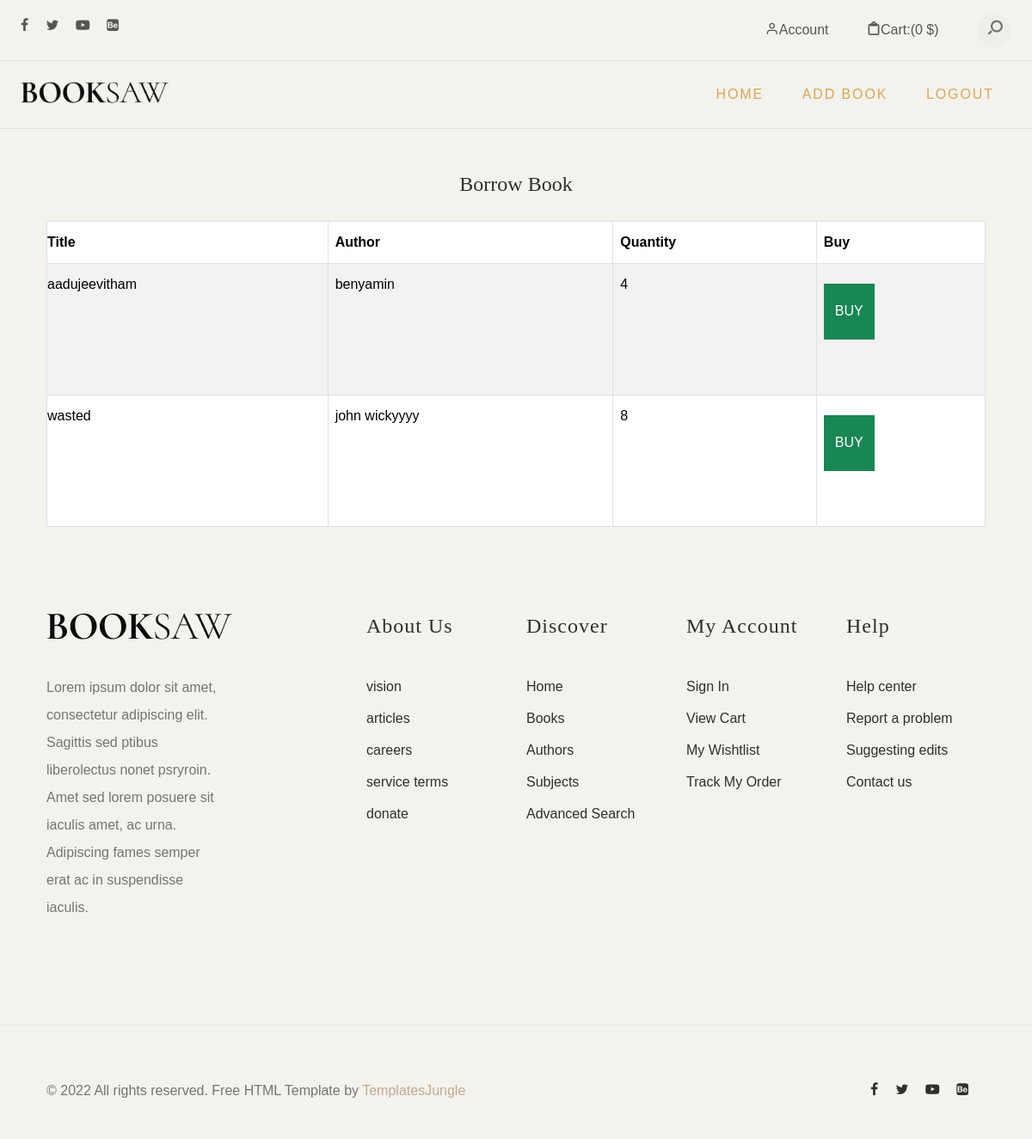
/borrow_book/, run on the app's committed database.
### book/models.py (models this page shows, shortened)
class Book(models.Model):
    title = models.CharField(max_length=255)
    author = models.CharField(max_length=255)
    quantity = models.PositiveIntegerField()

### book/views.py (the view, shortened to what this page needs)
# urls.py: path('borrow_book/', views.borrow_book, name='borrow_book'),
def borrow_book(request):
    books = Book.objects.all()
    return render(request, 'borrow_book.html', {'books': books})

### templates/borrow_book.html (shortened to what this page needs)
<!DOCTYPE html>
<html lang="en">
<head>
	<link href="https://cdn.jsdelivr.net/npm/bootstrap@5.3.1/dist/css/bootstrap.min.css" rel="stylesheet"
>
	<link rel="stylesheet" type="text/css" href="../static/css/normalize.css">
	<link rel="stylesheet" type="text/css" href="../static/icomoon/icomoon.css">
	<link rel="stylesheet" type="text/css" href="../static/css/vendor.css">
	<link rel="stylesheet" type="text/css" href="../static/style.css">
</head>
<body data-bs-spy="scroll" data-bs-target="#header" tabindex="0">
	<div id="header-wrap">
		<div class="top-content">
			<div class="container-fluid">
				<div class="row">
					<div class="col-md-6">
						<div class="social-links">
							<ul>
								<li>
									<a href="#"><i class="icon icon-facebook"></i></a>
								</li>
								<li>
									<a href="#"><i class="icon icon-twitter"></i></a>
								</li>
								<li>
									<a href="#"><i class="icon icon-youtube-play"></i></a>
								</li>
								<li>
									<a href="#"><i class="icon icon-behance-square"></i></a>
								</li>
							</ul>
						</div>
					</div>
					<div class="col-md-6">
						<div class="right-element">
							<a href="#" class="user-account for-buy"><i
									class="icon icon-user"></i><span>Account</span></a>
							<a href="#" class="cart for-buy"><i class="icon icon-clipboard"></i><span>Cart:(0
									$)</span></a>
							<div class="action-menu">
								<div class="search-bar">
									<a href="#" class="search-button search-toggle" data-selector="#header-wrap">
										<i class="icon icon-search"></i>
									</a>
									<form role="search" method="get" class="search-box">
										<input class="search-field text search-input" placeholder="Search"
											type="search">
									</form>
								</div>
							</div>
						</div>
					</div>
				</div>
			</div>
		</div>
		<header id="header">
			<div class="container-fluid">
				<div class="row">
					<div class="col-md-2">
						<div class="main-logo">
							<a href="index.html"><img src="../static/images/main-logo.png" alt="logo"></a>
						</div>
					</div>
					<div class="col-md-10">
						<nav id="navbar">
							<div class="main-menu stellarnav">
								<ul class="menu-list">
									<li class="menu-item active"><a href="{% url 'admin_index' %}">Home</a></li>
									<li class="menu-item active"><a href="{% url 'add_book' %}">Add Book</a></li>
									<li class="menu-item active"><a href="{% url 'logout' %}">Logout</a></li>
								</ul>
							</div>
						</nav>
					</div>
				</div>
			</div>
		</header>
	</div>
	<section id="billboard">
        <div class="container">
            <h2 class="text-center mt-5">Borrow Book</h2>
            <div class="table-container">
                <table class="table table-striped table-bordered">
                    <thead>
                        <tr>
                            <th>Title</th>
                            <th>Author</th>
                            <th>Quantity</th>
                            <th>Buy</th>
                        </tr>
                    </thead>
                    <tbody>
                        {% for book in books %}
                        <tr>
                            <td>{{ book.title }}</td>
                            <td>{{ book.author }}</td>
                            <td>{{ book.quantity }}</td>
                            <td>
                                <form action="{% url 'borrow_book' %}" method="POST">
                                    <button type="submit" class="btn btn-success" onclick="return confirmBuy();">Buy</button>
                                </form>
                            </td>
                        </tr>
                        {% empty %}
                        <tr>
                            <td colspan="2" class="text-center">No books found.</td>
                        </tr>
                        {% endfor %}
                    </tbody>
                </table>
            </div>
        </div>
    </section>
	<footer id="footer">
		<div class="container">
			<div class="row">
				<div class="col-md-4">
					<div class="footer-item">
						<div class="company-brand">
							<img src="../static/../static/images/main-logo.png" alt="logo" class="footer-logo">
							<p>Lorem ipsum dolor sit amet, consectetur adipiscing elit. Sagittis sed ptibus liberolectus
								nonet psryroin. Amet sed lorem posuere sit iaculis amet, ac urna. Adipiscing fames
								semper erat ac in suspendisse iaculis.</p>
						</div>
					</div>
				</div>
				<div class="col-md-2">
					<div class="footer-menu">
						<h5>About Us</h5>
						<ul class="menu-list">
							<li class="menu-item">
								<a href="#">vision</a>
							</li>
							<li class="menu-item">
								<a href="#">articles </a>
							</li>
							<li class="menu-item">
								<a href="#">careers</a>
							</li>
							<li class="menu-item">
								<a href="#">service terms</a>
							</li>
							<li class="menu-item">
								<a href="#">donate</a>
							</li>
						</ul>
					</div>
				</div>
				<div class="col-md-2">
					<div class="footer-menu">
						<h5>Discover</h5>
						<ul class="menu-list">
							<li class="menu-item">
								<a href="#">Home</a>
							</li>
							<li class="menu-item">
								<a href="#">Books</a>
							</li>
							<li class="menu-item">
								<a href="#">Authors</a>
							</li>
							<li class="menu-item">
								<a href="#">Subjects</a>
							</li>
							<li class="menu-item">
								<a href="#">Advanced Search</a>
							</li>
						</ul>
					</div>
				</div>
				<div class="col-md-2">
					<div class="footer-menu">
						<h5>My account</h5>
						<ul class="menu-list">
							<li class="menu-item">
								<a href="#">Sign In</a>
							</li>
							<li class="menu-item">
								<a href="#">View Cart</a>
							</li>
							<li class="menu-item">
								<a href="#">My Wishtlist</a>
							</li>
							<li class="menu-item">
								<a href="#">Track My Order</a>
							</li>
						</ul>
					</div>
				</div>
				<div class="col-md-2">
					<div class="footer-menu">
						<h5>Help</h5>
						<ul class="menu-list">
							<li class="menu-item">
								<a href="#">Help center</a>
							</li>
							<li class="menu-item">
								<a href="#">Report a problem</a>
							</li>
							<li class="menu-item">
								<a href="#">Suggesting edits</a>
							</li>
							<li class="menu-item">
								<a href="#">Contact us</a>
							</li>
						</ul>
					</div>
				</div>
			</div>
		</div>
	</footer>
	<div id="footer-bottom">
		<div class="container">
			<div class="row">
				<div class="col-md-12">
					<div class="copyright">
						<div class="row">
							<div class="col-md-6">
								<p>© 2022 All rights reserved. Free HTML Template by <a
										href="https://www.templatesjungle.com/" target="_blank">TemplatesJungle</a></p>
							</div>
							<div class="col-md-6">
								<div class="social-links align-right">
									<ul>
										<li>
											<a href="#"><i class="icon icon-facebook"></i></a>
										</li>
										<li>
											<a href="#"><i class="icon icon-twitter"></i></a>
										</li>
										<li>
											<a href="#"><i class="icon icon-youtube-play"></i></a>
										</li>
										<li>
											<a href="#"><i class="icon icon-behance-square"></i></a>
										</li>
									</ul>
								</div>
							</div>
						</div>
					</div>
				</div>
			</div>
		</div>
	</div>
</body>
</html>

### static/icomoon/icomoon.css (style rules this page uses)
[class^="icon-"], [class*=" icon-"] { font-family: 'icomoon' !important; speak: never; font-style: normal; font-weight: normal; font-variant: normal; text-transform: none; line-height: 1; -webkit-font-smoothing: antialiased; -moz-osx-font-smoothing: grayscale; }
.icon-user:before { content: "\e907"; }
.icon-search:before { content: "\e905"; }
.icon-clipboard:before { content: "\e908"; }
.icon-twitter:before { content: "\f099"; }
.icon-facebook:before { content: "\f09a"; }
.icon-youtube-play:before { content: "\f16a"; }
.icon-behance-square:before { content: "\f1b5"; }

### data on the page
Book: title "aadujeevitham", author "benyamin", quantity "4"
Book: title "wasted", author "john wickyyyy", quantity "8"
